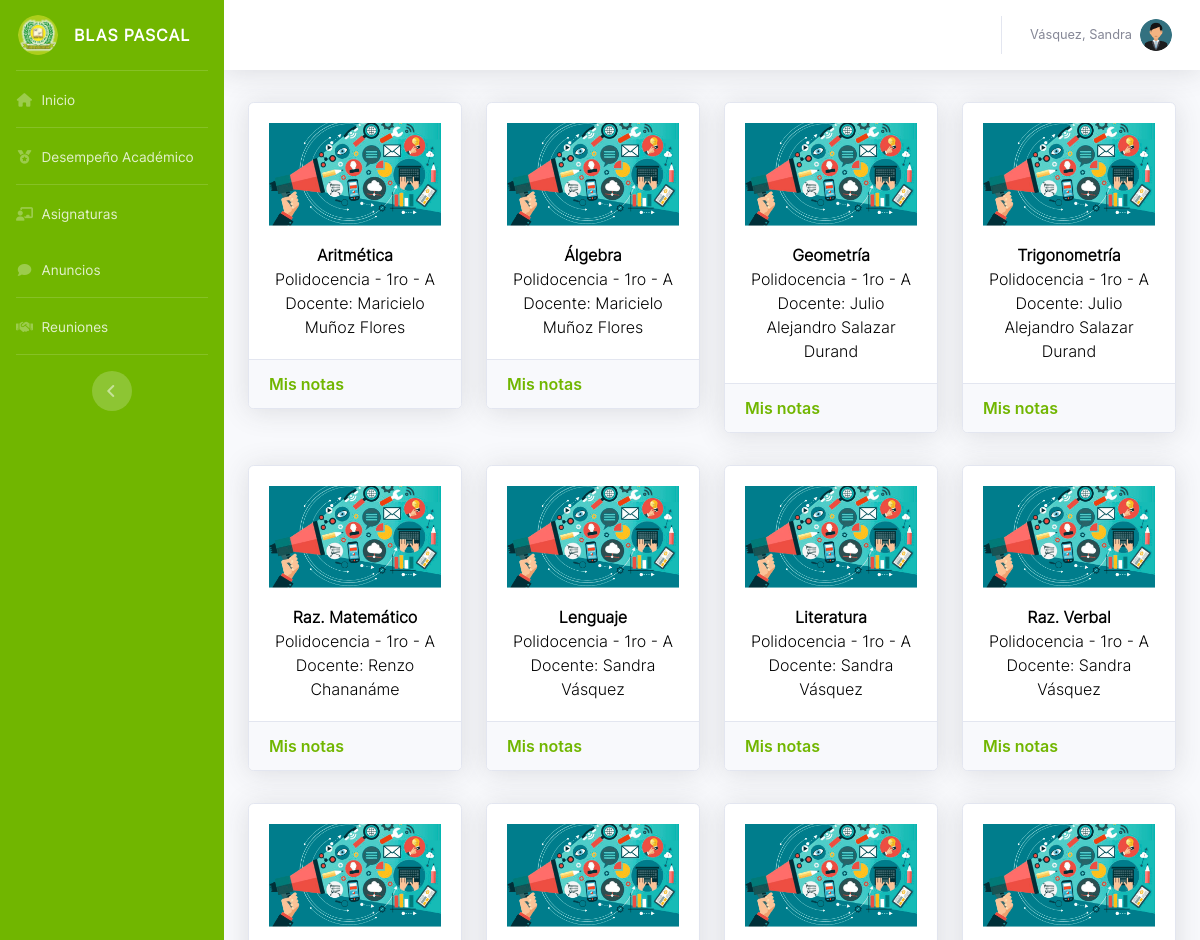
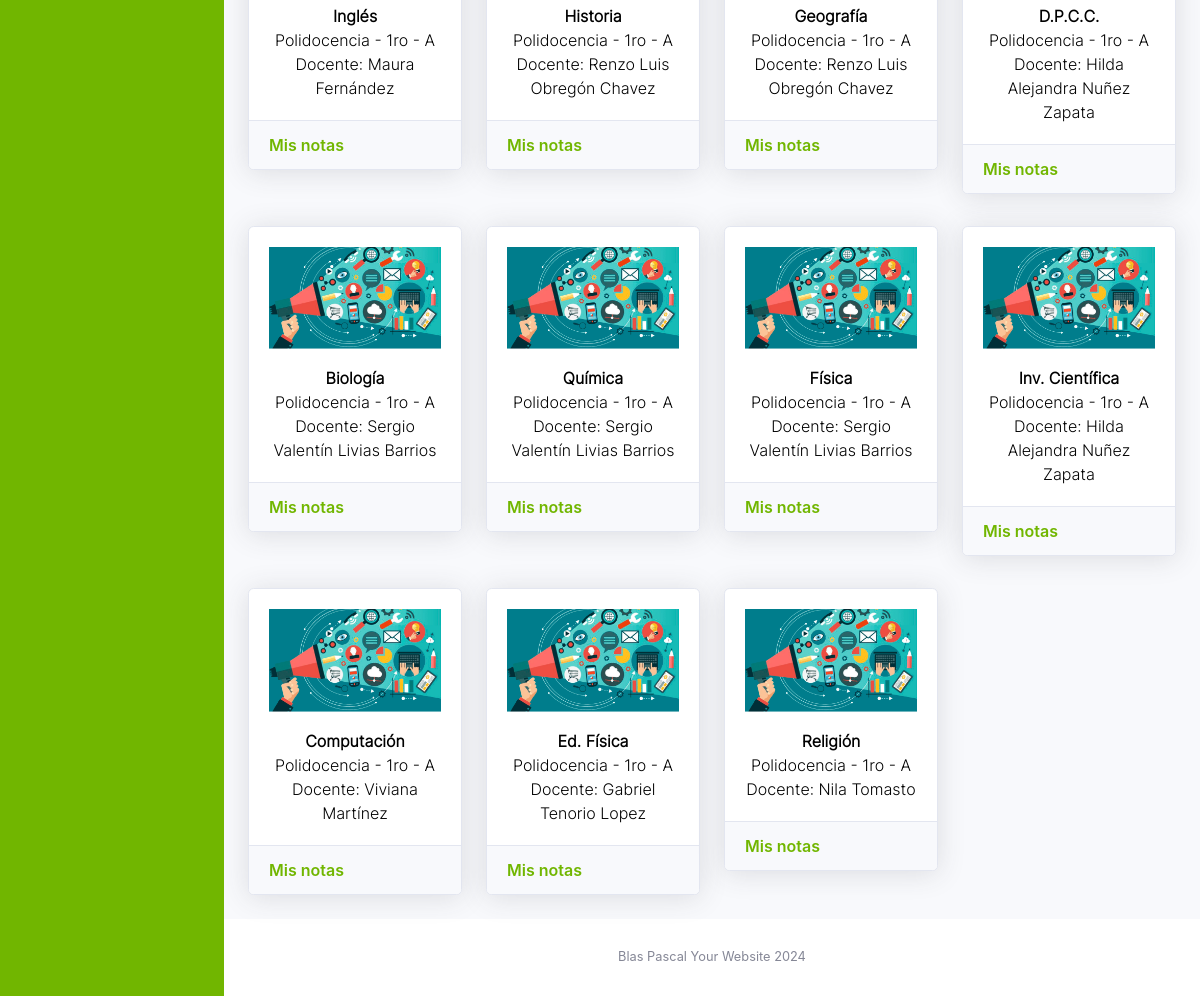
The app's page /VistaAlumno/tblAsignaturas.php (signed in) with its own data (2 pictures, top to bottom).
### tables this page shows
CREATE TABLE `alumnos` (
  `idalum` int(11) NOT NULL,
  `nombres` varchar(50) NOT NULL,
  `apellidos` varchar(50) NOT NULL,
  `dni` varchar(15) NOT NULL,
  `genero` varchar(5) NOT NULL,
  `fecnacimiento` varchar(20) NOT NULL,
  `direccion` varchar(150) NOT NULL,
  `clave` varchar(60) NOT NULL,
  `aula` int(11) NOT NULL,
  `telefonoapod` varchar(15) NOT NULL,
  `nombresapod` varchar(100) NOT NULL,
  `dniapod` varchar(15) NOT NULL,
  `telefonopa` varchar(15) NOT NULL,
  `nombrespa` varchar(100) NOT NULL,
  `dnipa` varchar(15) NOT NULL,
  `telefonoma` varchar(15) NOT NULL,
  `nombresma` varchar(100) NOT NULL,
  `dnima` varchar(15) NOT NULL,
  `estado` varchar(15) NOT NULL
);

CREATE TABLE `asignaturas` (
  `idasig` int(11) NOT NULL,
  `areacurricular` int(11) NOT NULL,
  `nombre` varchar(50) NOT NULL,
  `estado` varchar(15) NOT NULL
);

CREATE TABLE `niveles` (
  `idniv` int(11) NOT NULL,
  `nombre` varchar(15) NOT NULL
);

CREATE TABLE `grados` (
  `idgrado` int(11) NOT NULL,
  `nivel` int(11) NOT NULL,
  `nombre` varchar(20) NOT NULL
);

CREATE TABLE `aulas` (
  `idaula` int(11) NOT NULL,
  `grado` int(11) NOT NULL,
  `seccion` varchar(10) NOT NULL,
  `aforo` int(11) NOT NULL,
  `yearacad` int(11) NOT NULL,
  `tutor` int(11) NOT NULL
);

CREATE TABLE `docentes` (
  `iddoc` int(11) NOT NULL,
  `nombres` varchar(50) NOT NULL,
  `apellidos` varchar(50) NOT NULL,
  `dni` int(15) NOT NULL,
  `fecnacimiento` varchar(20) NOT NULL,
  `direccion` varchar(150) NOT NULL,
  `telefono` varchar(15) NOT NULL,
  `clave` varchar(60) NOT NULL,
  `estado` varchar(15) NOT NULL
);

### VistaAlumno/tblAsignaturas.php (the view, shortened to what this page needs)
<?php
include('../Includes/HeaderAlum.php');
?>
<div class="container-fluid">
    <div class="row">
        <?php
        $query = mysqli_query($conexion, "SELECT a.nombres AS alumno_nombre, a.apellidos AS alumno_apellido,
        asig.idasig, asig.nombre AS asignatura, au.idaula, au.seccion,
        d.nombres AS docente_nombre, d.apellidos AS docente_apellido,
        n.nombre AS nivel, g.nombre AS grado
        FROM alumnos a
        INNER JOIN aulas au ON a.aula = au.idaula
        INNER JOIN grados g ON au.grado = g.idgrado
        INNER JOIN niveles n ON g.nivel = n.idniv
        INNER JOIN asignar_grado_asignatura relgrado ON au.idaula = relgrado.aula
        INNER JOIN asignaturas asig ON relgrado.asignatura = asig.idasig
        INNER JOIN asignar_docente_asignatura reldoc ON relgrado.idrelgrado = reldoc.asignatura
        INNER JOIN docentes d ON reldoc.docente = d.iddoc
        WHERE a.idalum = '$id_user'");
        while($row = mysqli_fetch_assoc($query)) { ?>
        <div class="col-sm-6 col-xl-3 mt-2">
            <div class="card shadow mb-4">
                <div class="card-body d-flex flex-column align-items-center">
                    <img class="img-fluid" src="../Imagenes/curso.png" alt="Card image cap"/>
                    <p style="text-align: center; color: black; margin-top: 17px; margin-bottom: 0%; font-weight: 800;">
                        <?php echo $row['asignatura']; ?>
                    </p>
                    <p style="text-align: center; color: black; margin-top: 0%; margin-bottom: 0%;">
                        <?php echo $row['nivel'] . ' - ' . $row['grado'] . ' - ' . $row['seccion'];?>
                    </p>
                    <p style="text-align: center; color: black; margin-top: 0%; margin-bottom: 0%;">
                        <?php echo 'Docente: ' . $row['docente_nombre'] . ' ' . $row['docente_apellido'];?>
                    </p>
                </div>
                <div class="card-footer">
                    <a href="misNotas.php?idasig=<?php echo $row['idasig']; ?>" class="card-link link-success" style="color: #71B600; font-weight: 600;">
                        Mis notas
                    </a>
                </div>
            </div>
        </div>
        <?php } ?>
    </div>
</div>
<?php
include_once "../Includes/Footer.php";
?>

### Includes/HeaderAlum.php (shortened to what this page needs)
<?php
$id_user = $_SESSION['idUser'];
?>
<!DOCTYPE html>
<html lang="en">
<head>
    <link href="../vendor/fontawesome-free/css/all.min.css" rel="stylesheet" type="text/css">
    <link href="../Styles/modules.css" rel="stylesheet">
    <link href="../Styles/sb-admin-2.min.css" rel="stylesheet">
    <link href="../vendor/datatables/dataTables.bootstrap4.min.css" rel="stylesheet">
    <link href="../Styles/clockpicker.css" rel="stylesheet">
    <link rel="stylesheet" href="../Styles/jquery-ui.min.css">
</head>
<body id="page-top" class="esto">
    <div id="wrapper">
        <ul class="menu navbar-nav sidebar sidebar-dark accordion" id="accordionSidebar">
            <a class="sidebar-brand d-flex align-items-center justify-content-center" href="#">
                <div class="sidebar-brand-icon">
                    <img class="img-profile rounded-circle" src="../Imagenes/logo.png" style="width: 40px; height: 40px;">
                </div>
                <div class="sidebar-brand-text mx-3"><strong>Blas Pascal</strong></div>
            </a>
            <hr class="sidebar-divider my-0">
            <li class="nav-item">
                <a class="nav-link" href="index.php">
                    <i class="fas fa-fw fa-house"></i>
                    <span>Inicio</span></a>
            </li>
            <hr class="sidebar-divider my-0">
            <li class="nav-item">
                <a class="nav-link" href="Rendimiento.php">
                    <i class="fas fa-fw fa-medal"></i>
                    <span>Desempeño Académico</span></a>
            </li>
            <hr class="sidebar-divider my-0">
            <li class="nav-item">
                <a class="nav-link" href="tblAsignaturas.php">
                    <i class="fas fa-fw fa-chalkboard-user"></i>
                    <span>Asignaturas</span></a>
            </li>
            <li class="nav-item">
                <a class="nav-link" href="tblAnuncios.php">
                    <i class="fas  fa-fw fa-comment"></i>
                    <span>Anuncios</span></a>
            </li>
            <hr class="sidebar-divider my-0">
            <li class="nav-item">
                <a class="nav-link" href="tblReuniones.php">
                    <i class="fas fa-handshake"></i>
                    <span>Reuniones</span></a>
            </li>
            <hr class="sidebar-divider d-none d-md-block">
            <div class="text-center d-none d-md-inline">
                <button class="rounded-circle border-0" id="sidebarToggle"></button>
            </div>
        </ul>
        <div id="content-wrapper" class="d-flex flex-column">
            <div id="content">
                <nav class="navbar navbar-expand navbar-light bg-white topbar mb-4 static-top shadow">
                    <ul class="navbar-nav ml-auto">
                        <li class="nav-item dropdown no-arrow">
                            <a class="nav-link dropdown-toggle" href="#" id="userDropdown" role="button"
                                data-toggle="dropdown" aria-haspopup="true" aria-expanded="false">
                                <span class="mr-2 d-none d-lg-inline text-gray-600 small">
                                    <?php echo $_SESSION["apellidos"];?>, <?php echo $_SESSION["nombres"];?>
                                </span>
                                <img class="img-profile rounded-circle"
                                    src="../Imagenes/administrador.png">
                            </a>
                        </li>
                    </ul>
                </nav>

### Includes/Footer.php (shortened to what this page needs)
            </div>
            <footer class="sticky-footer bg-white">
                <div class="container my-auto">
                    <div class="copyright text-center my-auto">
                        <span>Blas Pascal Your Website 2024</span>
                    </div>
                </div>
            </footer>
        </div>
    </div>
</body>
</html>

### Styles/modules.css (style rules this page uses)
.menu { background-color: #71B600; font-family: interegular; }
.card-body { font-family: interlight; }

### records on screen
alumnos: asignaturas.nombre "Aritmética", niveles.nombre "Polidocencia", grados.nombre "1ro", aula.seccion "A", docentes.nombres "Maricielo", docentes.apellidos "Muñoz Flores", asignaturas.nombre "Álgebra", asignaturas.nombre "Geometría", docentes.nombres "Julio Alejandro", docentes.apellidos "Salazar Durand", asignaturas.nombre "Trigonometría", asignaturas.nombre "Raz. Matemático", docentes.nombres "Renzo", docentes.apellidos "Chananáme", asignaturas.nombre "Lenguaje", docentes.nombres "Sandra", docentes.apellidos "Vásquez", asignaturas.nombre "Literatura", asignaturas.nombre "Raz. Verbal", asignaturas.nombre "Inglés", docentes.nombres "Maura", docentes.apellidos "Fernández", asignaturas.nombre "Historia", docentes.nombres "Renzo Luis", docentes.apellidos "Obregón Chavez", asignaturas.nombre "Geografía", asignaturas.nombre "D.P.C.C.", docentes.nombres "Hilda Alejandra", docentes.apellidos "Nuñez Zapata", asignaturas.nombre "Biología", docentes.nombres "Sergio Valentín", docentes.apellidos "Livias Barrios", asignaturas.nombre "Química", asignaturas.nombre "Física", asignaturas.nombre "Inv. Científica", asignaturas.nombre "Computación", docentes.nombres "Viviana", docentes.apellidos "Martínez", asignaturas.nombre "Ed. Física", docentes.nombres "Gabriel", docentes.apellidos "Tenorio Lopez", asignaturas.nombre "Religión", docentes.nombres "Nila", docentes.apellidos "Tomasto"

### other values on screen
$_SESSION["apellidos"] "Vásquez"
$_SESSION["nombres"] "Sandra"
